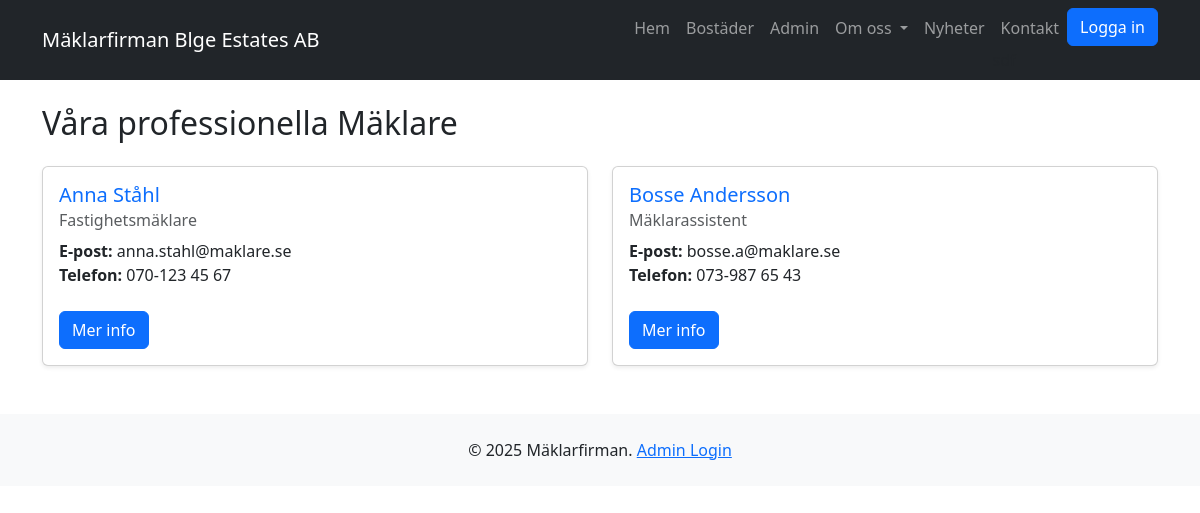
The app's page /maklare/ with its own data.
### models/maklare.py (models this page shows, shortened)
class Maklare(db.Model):
    __tablename__ = 'maklare'
    id = db.Column(db.Integer, primary_key=True)
    namn = db.Column(db.String(100), nullable=False)
    epost = db.Column(db.String(120), unique=True, nullable=False)
    telefon = db.Column(db.String(20))
    titel = db.Column(db.String(100))
    beskrivning = db.Column(db.Text)

### myblueprints/maklare/maklare_routes.py (the view)
@maklare_bp.route('/')
def lista_maklare():
    alla_maklare = maklare_repo.hamta_alla()
    return render_template(
        'maklare_lista.html',
        maklare_lista=alla_maklare,
        titel='Våra Mäklare'
    )

### dbrepositories/maklare_repository.py (called while the page is built)
    def hamta_alla(self):
        return Maklare.query.all()

### myblueprints/maklare/templates/maklare_lista.html (shortened to what this page needs)
{% extends "base.html" %}
{% block content %}
<h2 class="mb-4">Våra professionella Mäklare</h2>
<div class="row row-cols-1 row-cols-md-2 g-4">
    {% for maklare in maklare_lista %}
    <div class="col">
        <div class="card h-100 shadow-sm">
            <div class="card-body">
                <h5 class="card-title text-primary">{{ maklare.namn }}</h5>
                <h6 class="card-subtitle mb-2 text-muted">{{ maklare.titel }}</h6>
                <p class="card-text">
                    <strong>E-post:</strong> {{ maklare.epost }}<br>
                    <strong>Telefon:</strong> {{ maklare.telefon }}
                </p>
                <button type="button" class="btn btn-primary mt-2" data-bs-toggle="modal" data-bs-target="#maklareModal"
                    data-id="{{ maklare.id }}">
                    Mer info
                </button>
            </div>
        </div>
    </div>
    {% endfor %}
</div>
{% endblock %}

### records on screen
Maklare: namn "Anna Ståhl", titel "Fastighetsmäklare", epost "anna.stahl@maklare.se", telefon "070-123 45 67"
Maklare: namn "Bosse Andersson", titel "Mäklarassistent", epost "bosse.a@maklare.se", telefon "073-987 65 43"
